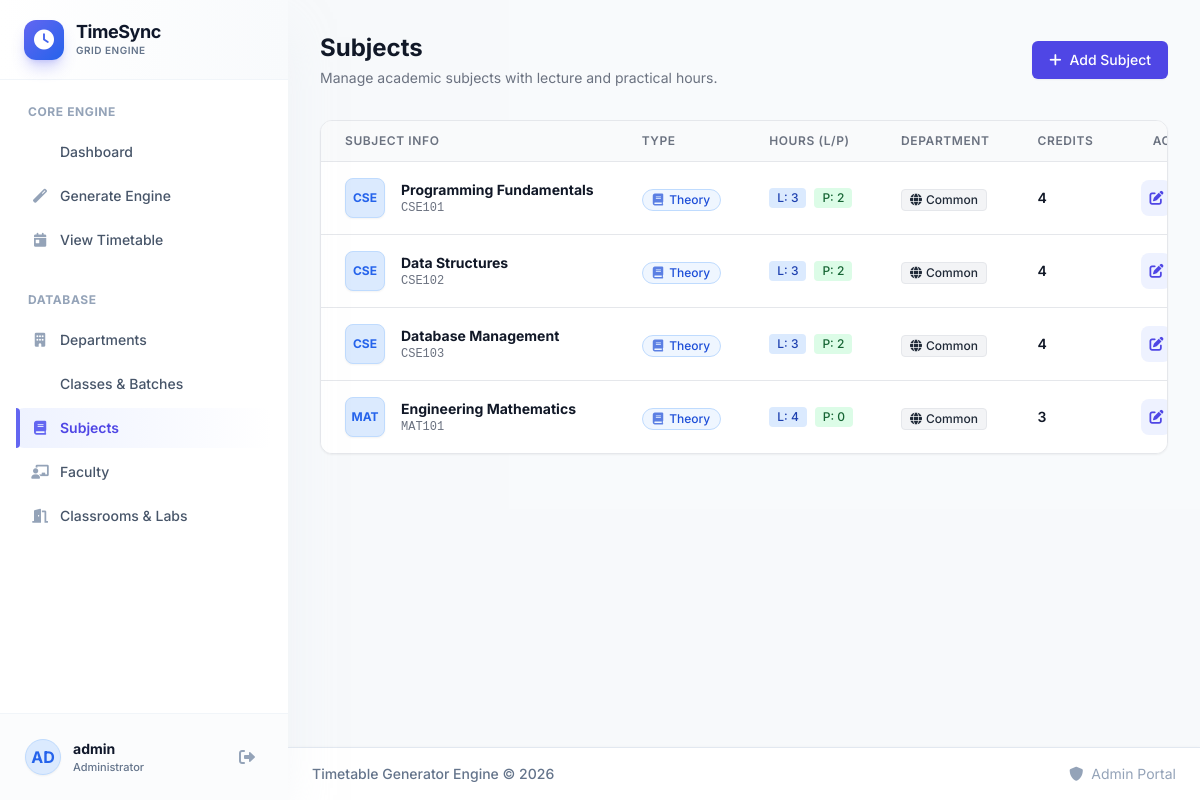
/subjects (signed in), run on an earlier commit of the app's database.
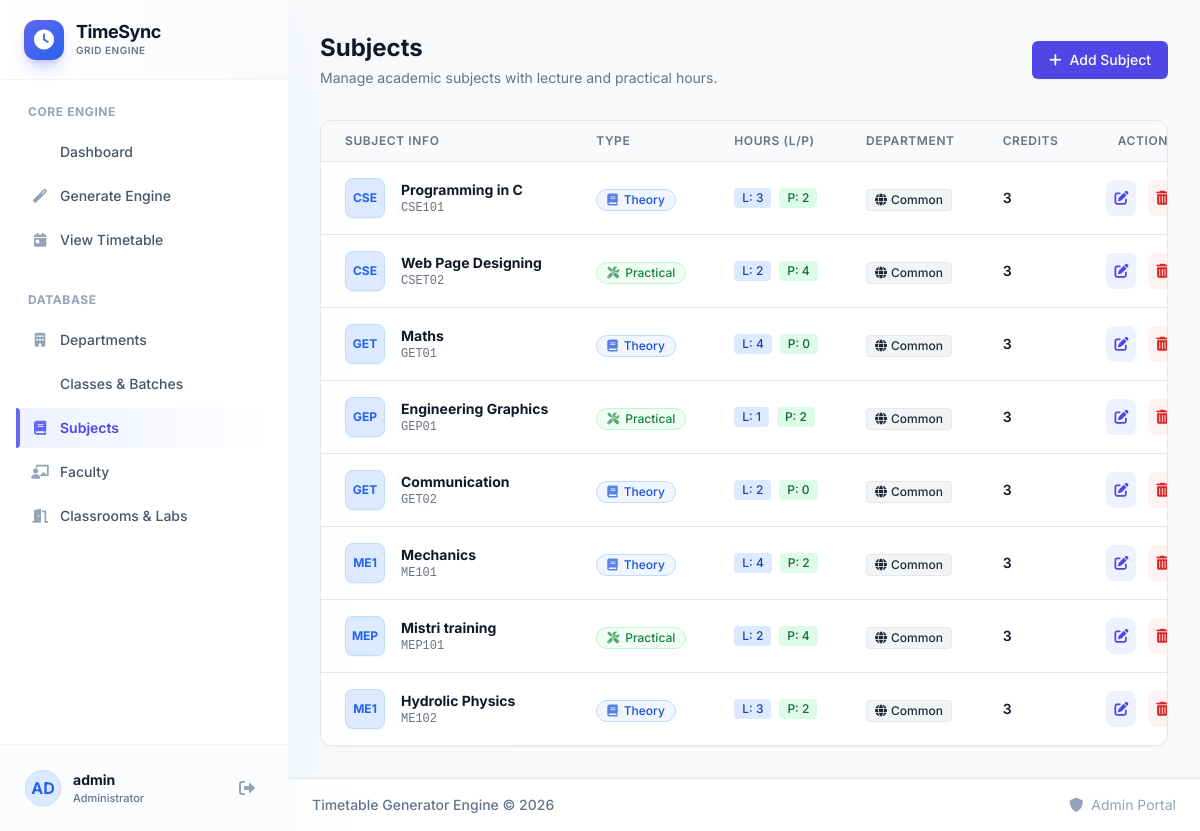
And on a later commit of the database.
### app.py (models this page shows)
class Subject(db.Model):
    id = db.Column(db.Integer, primary_key=True)
    code = db.Column(db.String(20), unique=True, nullable=False)
    name = db.Column(db.String(200), nullable=False)
    type = db.Column(db.String(20), nullable=False)  # Theory, Practical, Lab, Tutorial
    lecture_hours = db.Column(db.Integer, default=0)
    practical_hours = db.Column(db.Integer, default=0)
    credits = db.Column(db.Integer, default=3)
    department_id = db.Column(db.Integer, db.ForeignKey('department.id'))
    created_at = db.Column(db.DateTime, default=datetime.utcnow)
    class_subjects = db.relationship('ClassSubject', backref='subject_ref', lazy=True)

### app.py (the view)
@app.route('/subjects')
@login_required
def manage_subjects():
    subjects = Subject.query.all()
    departments = Department.query.all()
    return render_template('subjects.html', subjects=subjects, departments=departments)

### app.py (called while the page is built)
@login_manager.user_loader
def load_user(user_id):
    return db.session.get(User, int(user_id))

### templates/subjects.html (shortened to what the changed rows need)
{% extends "base.html" %}
{% block content %}
<div class="mb-8 flex flex-col sm:flex-row sm:justify-between sm:items-center gap-4">
    <div>
        <h2 class="text-2xl font-bold text-gray-900">Subjects</h2>
    </div>
</div>
<div class="bg-white rounded-xl shadow-sm border border-gray-200 overflow-hidden">
    {% if subjects %}
    <div class="overflow-x-auto">
        <table class="min-w-full divide-y divide-gray-200">
            <thead class="bg-gray-50">
                <tr>
                    <th scope="col" class="px-6 py-3 text-left text-xs font-semibold text-gray-500 uppercase tracking-wider">Subject Info</th>
                    <th scope="col" class="px-6 py-3 text-left text-xs font-semibold text-gray-500 uppercase tracking-wider">Type</th>
                    <th scope="col" class="px-6 py-3 text-left text-xs font-semibold text-gray-500 uppercase tracking-wider">Hours (L/P)</th>
                    <th scope="col" class="px-6 py-3 text-left text-xs font-semibold text-gray-500 uppercase tracking-wider">Department</th>
                    <th scope="col" class="px-6 py-3 text-left text-xs font-semibold text-gray-500 uppercase tracking-wider hidden sm:table-cell">Credits</th>
                    <th scope="col" class="px-6 py-3 text-right text-xs font-semibold text-gray-500 uppercase tracking-wider">Actions</th>
                </tr>
            </thead>
            <tbody class="bg-white divide-y divide-gray-200">
                {% for subject in subjects %}
                <tr class="hover:bg-primary-50 transition-colors duration-150 group">
                    <td class="px-6 py-4 whitespace-nowrap">
                        <div class="flex items-center">
                            <div class="flex-shrink-0 h-10 w-10 bg-blue-100 text-blue-600 rounded-lg flex items-center justify-center font-bold text-xs uppercase shadow-sm border border-blue-200">
                                {{ subject.code[:3] }}
                            </div>
                            <div class="ml-4">
                                <div class="text-sm font-bold text-gray-900">{{ subject.name }}</div>
                                <div class="text-xs text-gray-500 font-mono">{{ subject.code }}</div>
                            </div>
                        </div>
                    </td>
                    <td class="px-6 py-4 whitespace-nowrap">
                        <span class="inline-flex items-center px-2.5 py-0.5 rounded-full text-xs font-medium border
                            {% if subject.type == 'Theory' %}bg-blue-50 text-blue-700 border-blue-200
                            {% elif subject.type == 'Practical' %}bg-green-50 text-green-700 border-green-200
                            {% elif subject.type == 'Lab' %}bg-purple-50 text-purple-700 border-purple-200
                            {% else %}bg-gray-50 text-gray-700 border-gray-200{% endif %}">
                            <i class="fas {% if subject.type == 'Theory' %}fa-book focus
                                        {% elif subject.type == 'Practical' %}fa-tools
                                        {% else %}fa-flask{% endif %} mr-1.5 opacity-70"></i>
                            {{ subject.type }}
                        </span>
                    </td>
                    <td class="px-6 py-4 whitespace-nowrap">
                        <div class="flex items-center space-x-2">
                            <span class="inline-flex items-center px-2 py-0.5 rounded text-xs font-medium bg-blue-100 text-blue-800" title="Lecture Hours">
                                L: {{ subject.lecture_hours }}
                            </span>
                            <span class="inline-flex items-center px-2 py-0.5 rounded text-xs font-medium bg-green-100 text-green-800" title="Practical Hours">
                                P: {{ subject.practical_hours }}
                            </span>
                        </div>
                    </td>
                    <td class="px-6 py-4 whitespace-nowrap">
                        {% if subject.department %}
                            <div class="text-sm text-gray-900">{{ subject.department.name }}</div>
                            <div class="text-xs text-gray-500">{{ subject.department.code }}</div>
                        {% else %}
                            <span class="inline-flex items-center px-2 py-0.5 rounded text-xs font-medium bg-gray-100 text-gray-800 border border-gray-200">
                                <i class="fas fa-globe mr-1"></i> Common
                            </span>
                        {% endif %}
                    </td>
                    <td class="px-6 py-4 whitespace-nowrap hidden sm:table-cell">
                        <div class="text-sm font-semibold text-gray-900">{{ subject.credits }}</div>
                    </td>
                    <td class="px-6 py-4 whitespace-nowrap text-right text-sm font-medium space-x-2">
                        <button onclick="openEditModal(this)"
                                data-id="{{ subject.id }}"
                                data-code="{{ subject.code }}"
                                data-name="{{ subject.name }}"
                                data-type="{{ subject.type }}"
                                data-department="{{ subject.department_id or '' }}"
                                data-lecture="{{ subject.lecture_hours }}"
                                data-practical="{{ subject.practical_hours }}"
                                data-credits="{{ subject.credits }}"
                                class="text-primary-600 hover:text-primary-900 bg-primary-50 hover:bg-primary-100 p-2 rounded-lg transition-colors">
                            <i class="fas fa-edit"></i>
                        </button>
                        <form action="{{ url_for('delete_subject', id=subject.id) }}" method="POST" class="inline" onsubmit="return confirmDelete('Are you sure you want to delete {{ subject.name }} ({{ subject.code }})? This action cannot be undone.');">
                            <button type="submit" class="text-red-600 hover:text-red-900 bg-red-50 hover:bg-red-100 p-2 rounded-lg transition-colors">
                                <i class="fas fa-trash-alt"></i>
                            </button>
                        </form>
                    </td>
                </tr>
                {% endfor %}
            </tbody>
        </table>
    </div>
    {% endif %}
</div>
{% endblock %}

What changed in the data, as far as the page shows it:
removed Subject: code "CSE", name "Database Management", code "CSE103", type "Theory", lecture_hours "3", practical_hours "2", credits "4"
removed Subject: code "MAT", name "Engineering Mathematics", code "MAT101", type "Theory", lecture_hours "4", practical_hours "0", credits "3"
changed Subject "CSE101": name "Programming Fundamentals" → "Programming in C"; credits "4" → "3"
changed Subject: name "Data Structures" → "Web Page Designing"; code "CSE102" → "CSET02"; type "Theory" → "Practical"; lecture_hours "3" → "2"; practical_hours "2" → "4"; credits "4" → "3"
added Subject: code "GET", name "Maths", code "GET01", type "Theory", lecture_hours "4", practical_hours "0", credits "3"
added Subject: code "GEP", name "Engineering Graphics", code "GEP01", type "Practical", lecture_hours "1", practical_hours "2", credits "3"
added Subject: code "GET", name "Communication", code "GET02", type "Theory", lecture_hours "2", practical_hours "0", credits "3"
added Subject: code "ME1", name "Mechanics", code "ME101", type "Theory", lecture_hours "4", practical_hours "2", credits "3"
added Subject: code "MEP", name "Mistri training", code "MEP101", type "Practical", lecture_hours "2", practical_hours "4", credits "3"
added Subject: code "ME1", name "Hydrolic Physics", code "ME102", type "Theory", lecture_hours "3", practical_hours "2", credits "3"
